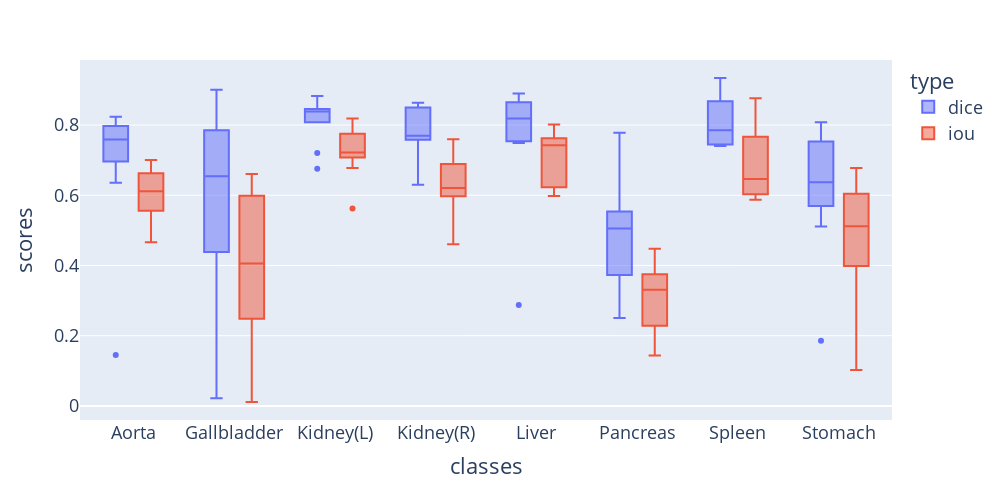

Notebook cell for this chart:
### Code cell
network = 'RotCAtt_TransUNet_plusplus'
output_name = 'Synapse_RotCAtt_TransUNet_plusplus_bs24_ps16_epo600_hw256_ly4'
boxplot(output_name, network)

### Figure 1 — Plotly figure (JSON) as saved in the notebook; plotly's stock layout.template omitted (floating-point values rounded to 4 significant figures)
{"data": [{"alignmentgroup": "True", "hovertemplate": "type=dice<br>classes=%{x}<br>scores=%{y}<extra></extra>", "legendgroup": "dice", "marker": {"color": "#636efa"}, "name": "dice", "notched": false, "offsetgroup": "dice", "orientation": "v", "quartilemethod": "exclusive", "showlegend": true, "type": "box", "x": ["Aorta", "Aorta", "Aorta", "Aorta", "Aorta", "Aorta", "Aorta", "Aorta", "Aorta", "Aorta", "Aorta", "Gallbladder", "Gallbladder", "Gallbladder", "Gallbladder", "Gallbladder", "Gallbladder", "Gallbladder", "Gallbladder", "Gallbladder", "Gallbladder", "Gallbladder", "Kidney(L)", "Kidney(L)", "Kidney(L)", "Kidney(L)", "Kidney(L)", "Kidney(L)", "Kidney(L)", "Kidney(L)", "Kidney(L)", "Kidney(L)", "Kidney(L)", "Kidney(R)", "Kidney(R)", "Kidney(R)", "Kidney(R)", "Kidney(R)", "Kidney(R)", "Kidney(R)", "Kidney(R)", "Kidney(R)", "Kidney(R)", "Kidney(R)", "Liver", "Liver", "Liver", "Liver", "Liver", "Liver", "Liver", "Liver", "Liver", "Liver", "Liver", "Pancreas", "Pancreas", "Pancreas", "Pancreas", "Pancreas", "Pancreas", "Pancreas", "Pancreas", "Pancreas", "Pancreas", "Pancreas", "Spleen", "Spleen", "Spleen", "Spleen", "Spleen", "Spleen", "Spleen", "Spleen", "Spleen", "Spleen", "Spleen", "Stomach", "Stomach", "Stomach", "Stomach", "Stomach", "Stomach", "Stomach", "Stomach", "Stomach", "Stomach", "Stomach"], "x0": " ", "xaxis": "x", "y": [0.1451, 0.696, 0.7556, 0.7833, 0.8236, 0.7732, 0.7589, 0.7972, 0.7144, 0.8029, 0.6358, 0.9001, 0.7179, 0.3978, 0.5321, 0.7957, 0.7491, 0.4381, 0.6541, 0.7853, 0.5771, 0.02194, 0.6757, 0.8733, 0.8286, 0.8382, 0.8829, 0.808, 0.8415, 0.8454, 0.72, 0.8384, 0.8358, 0.8539, 0.6302, 0.816, 0.8633, 0.7583, 0.7692, 0.8003, 0.758, 0.7659, 0.8496, 0.748, 0.2871, 0.7714, 0.8523, 0.8897, 0.7486, 0.7537, 0.8184, 0.8556, 0.7676, 0.8651, 0.8671, 0.7781, 0.4899, 0.5166, 0.372, 0.3732, 0.2505, 0.5453, 0.5055, 0.4969, 0.6181, 0.5537, 0.7412, 0.8791, 0.8506, 0.7521, 0.8062, 0.7853, 0.9339, 0.7401, 0.7594, 0.868, 0.7444, null, 0.1854, 0.8076, 0.5973, 0.7862, 0.5726, 0.6893, 0.7531, 0.5695, 0.6768, 0.5111], "y0": " ", "yaxis": "y"}, {"alignmentgroup": "True", "hovertemplate": "type=iou<br>classes=%{x}<br>scores=%{y}<extra></extra>", "legendgroup": "iou", "marker": {"color": "#EF553B"}, "name": "iou", "notched": false, "offsetgroup": "iou", "orientation": "v", "quartilemethod": "exclusive", "showlegend": true, "type": "box", "x": ["Aorta", "Aorta", "Aorta", "Aorta", "Aorta", "Aorta", "Aorta", "Aorta", "Aorta", "Aorta", "Aorta", "Gallbladder", "Gallbladder", "Gallbladder", "Gallbladder", "Gallbladder", "Gallbladder", "Gallbladder", "Gallbladder", "Gallbladder", "Gallbladder", "Gallbladder", "Kidney(L)", "Kidney(L)", "Kidney(L)", "Kidney(L)", "Kidney(L)", "Kidney(L)", "Kidney(L)", "Kidney(L)", "Kidney(L)", "Kidney(L)", "Kidney(L)", "Kidney(R)", "Kidney(R)", "Kidney(R)", "Kidney(R)", "Kidney(R)", "Kidney(R)", "Kidney(R)", "Kidney(R)", "Kidney(R)", "Kidney(R)", "Kidney(R)", "Liver", "Liver", "Liver", "Liver", "Liver", "Liver", "Liver", "Liver", "Liver", "Liver", "Liver", "Pancreas", "Pancreas", "Pancreas", "Pancreas", "Pancreas", "Pancreas", "Pancreas", "Pancreas", "Pancreas", "Pancreas", "Pancreas", "Spleen", "Spleen", "Spleen", "Spleen", "Spleen", "Spleen", "Spleen", "Spleen", "Spleen", "Spleen", "Spleen", "Stomach", "Stomach", "Stomach", "Stomach", "Stomach", "Stomach", "Stomach", "Stomach", "Stomach", "Stomach", "Stomach"], "x0": " ", "xaxis": "x", "y": [0.5941, 0.5337, 0.6073, 0.6438, 0.7001, 0.6302, 0.6114, 0.6628, 0.5557, 0.6706, 0.466, 0.07822, 0.5599, 0.2483, 0.3625, 0.6607, 0.5989, 0.2805, 0.486, 0.6466, 0.4056, 0.01109, 0.8184, 0.775, 0.7074, 0.7214, 0.7903, 0.6779, 0.7264, 0.7321, 0.5625, 0.7218, 0.718, 0.5102, 0.4601, 0.6892, 0.7594, 0.6107, 0.6249, 0.6671, 0.6103, 0.6207, 0.7386, 0.5974, 0.745, 0.6278, 0.7426, 0.8013, 0.5982, 0.6048, 0.6926, 0.7476, 0.6228, 0.7623, 0.7654, 0.1676, 0.3244, 0.3482, 0.2285, 0.2294, 0.1432, 0.3749, 0.3382, 0.3306, 0.4473, 0.3829, 0.6368, 0.7843, 0.7401, 0.6027, 0.6753, 0.6466, 0.8761, 0.5875, 0.6122, 0.7668, 0.5929, 0.5888, 0.1021, 0.6772, 0.4258, 0.6477, 0.4011, 0.5259, 0.604, 0.3981, 0.5114, 0.3433], "y0": " ", "yaxis": "y"}], "layout": {"boxmode": "group", "font": {"size": 18}, "height": 500, "legend": {"title": {"text": "type"}, "tracegroupgap": 0}, "margin": {"t": 60}, "width": 1000, "xaxis": {"anchor": "y", "domain": [0, 1], "title": {"text": "classes"}}, "yaxis": {"anchor": "x", "domain": [0, 1], "title": {"text": "scores"}}}}
